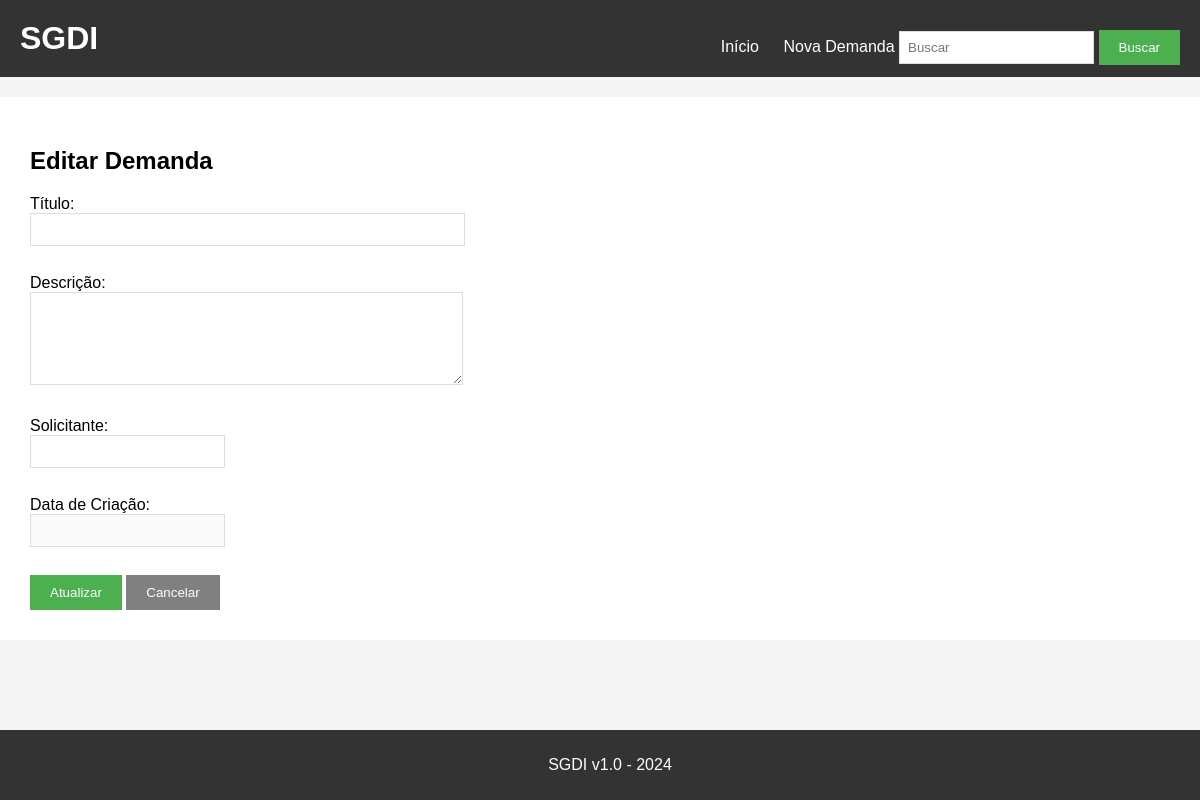
/editar/5, run on an earlier commit of the app's database.
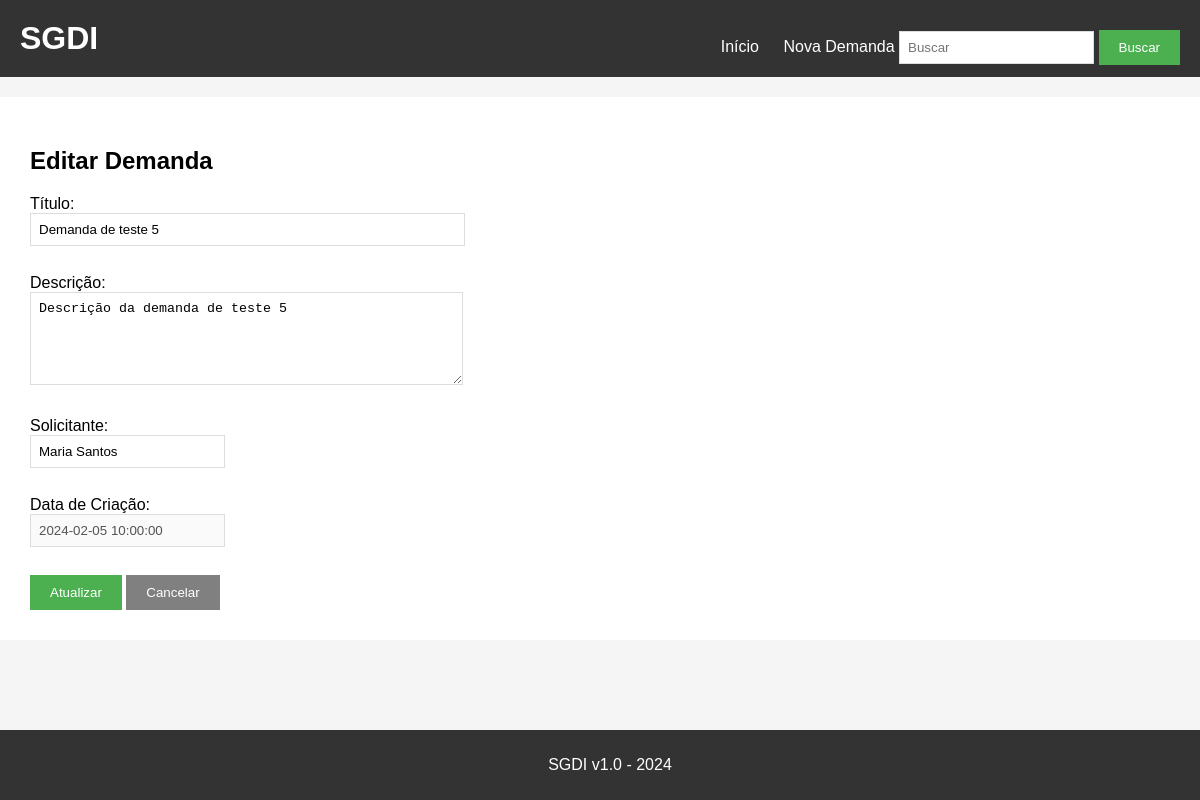
And on a later commit of the database.
### tables this page shows
CREATE TABLE demandas (
    id INTEGER PRIMARY KEY AUTOINCREMENT,
    titulo TEXT NOT NULL,
    descricao TEXT,
    solicitante TEXT,
    data_criacao TEXT,
    status TEXT NOT NULL DEFAULT 'Aberta',
    prioridade TEXT NOT NULL DEFAULT 'Média',
    responsavel_id INTEGER,
    FOREIGN KEY (responsavel_id) REFERENCES usuarios(id)
);

### app.py (the view, shortened to what this page needs)
@app.route('/editar/<id>', methods=['GET', 'POST'])
def editar(id):
    conn = sqlite3.connect('demandas.db')
    cursor = conn.cursor()
    demanda = cursor.execute(f'SELECT * FROM demandas WHERE id={id}').fetchone()
    conn.close()
    return render_template('editar.html', demanda=demanda)

### templates/editar.html
{% extends "base.html" %}
{% block content %}
<h2>Editar Demanda</h2>
<form method="POST" action="/editar/{{ demanda[0] }}">
    <div>
        <label>Título:</label><br>
        <input type="text" name="titulo" value="{{ demanda[1] }}" size="50">
    </div>
    <br>
    <div>
        <label>Descrição:</label><br>
        <textarea name="descricao" rows="5" cols="50">{{ demanda[2] }}</textarea>
    </div>
    <br>
    <div>
        <label>Solicitante:</label><br>
        <input type="text" name="solicitante" value="{{ demanda[3] }}">
    </div>
    <br>
    <div>
        <label>Data de Criação:</label><br>
        <input type="text" value="{{ demanda[4] }}" disabled>
    </div>
    <br>
    <button type="submit">Atualizar</button>
    <a href="/"><button type="button">Cancelar</button></a>
</form>
{% endblock %}

What changed in the data, as far as the page shows it:
added demandas: titulo "Demanda de teste 5", descricao "Descrição da demanda de teste 5", solicitante "Maria Santos", data_criacao "2024-02-05 10:00:00"
